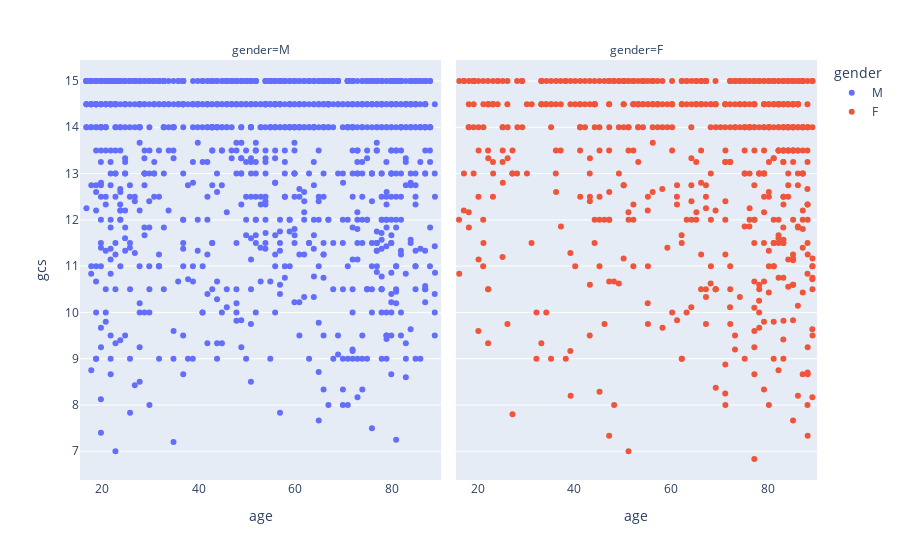

Write notebook code for a chart like this one.
### Markdown cell above
# 2. Data Cleaning

### Code cell
#remove negative delay rows which may be caused by typo
data_TBI_ML.drop(data_TBI_ML[data_TBI_ML.chartdelayhrs <0].index, inplace=True)
#remove entries that have age >120 years old
data_TBI_ML.drop(data_TBI_ML[data_TBI_ML.age > 120].index, inplace=True)


fig = px.strip(data_TBI_ML.groupby(['hadm_id']).aggregate({'gender':'min', 'age':'min','gcs':'mean'}),
                 x="age", y="gcs", facet_col="gender", color = "gender")
fig.show()

### Figure 1 — Plotly figure (JSON) as saved in the notebook; plotly's stock layout.template omitted (floating-point values rounded to 4 significant figures; data arrays with more than 128 entries replaced by an {"elided": "..."} marker saying what was removed)
{"data": [{"alignmentgroup": "True", "boxpoints": "all", "fillcolor": "rgba(255,255,255,0)", "hoverlabel": {"namelength": 0}, "hoveron": "points", "hovertemplate": "gender=M<br>age=%{x}<br>gcs=%{y}", "legendgroup": "M", "line": {"color": "rgba(255,255,255,0)"}, "marker": {"color": "#636efa"}, "name": "M", "offsetgroup": "M", "orientation": "v", "pointpos": 0, "showlegend": true, "type": "box", "x": {"elided": "1173 int values"}, "x0": " ", "xaxis": "x", "y": {"elided": "1173 float values"}, "y0": " ", "yaxis": "y"}, {"alignmentgroup": "True", "boxpoints": "all", "fillcolor": "rgba(255,255,255,0)", "hoverlabel": {"namelength": 0}, "hoveron": "points", "hovertemplate": "gender=F<br>age=%{x}<br>gcs=%{y}", "legendgroup": "F", "line": {"color": "rgba(255,255,255,0)"}, "marker": {"color": "#EF553B"}, "name": "F", "offsetgroup": "F", "orientation": "v", "pointpos": 0, "showlegend": true, "type": "box", "x": {"elided": "644 int values"}, "x0": " ", "xaxis": "x2", "y": {"elided": "644 float values"}, "y0": " ", "yaxis": "y2"}], "layout": {"annotations": [{"font": {}, "showarrow": false, "text": "gender=M", "x": 0.245, "xanchor": "center", "xref": "paper", "y": 1, "yanchor": "bottom", "yref": "paper"}, {"font": {}, "showarrow": false, "text": "gender=F", "x": 0.755, "xanchor": "center", "xref": "paper", "y": 1, "yanchor": "bottom", "yref": "paper"}], "boxmode": "group", "legend": {"title": {"text": "gender"}, "tracegroupgap": 0}, "margin": {"t": 60}, "xaxis": {"anchor": "y", "domain": [0, 0.49], "title": {"text": "age"}}, "xaxis2": {"anchor": "y2", "domain": [0.51, 1], "matches": "x", "title": {"text": "age"}}, "yaxis": {"anchor": "x", "domain": [0, 1], "title": {"text": "gcs"}}, "yaxis2": {"anchor": "x2", "domain": [0, 1], "matches": "y", "showticklabels": false}}}
